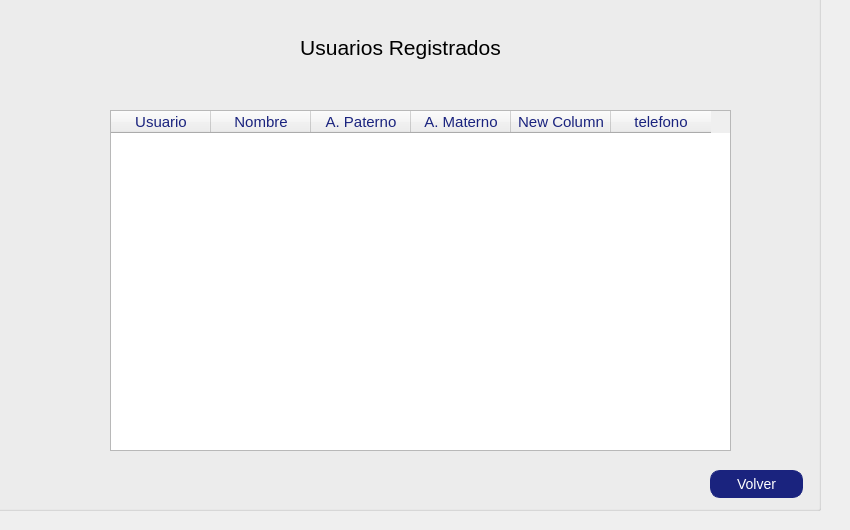
    <widget class="QWidget" name="Registrados">
     <widget class="QGroupBox" name="groupBox_11">
      <property name="geometry">
       <rect>
        <x>-20</x>
        <y>-10</y>
        <width>841</width>
        <height>521</height>
       </rect>
      </property>
      <property name="title">
       <string/>
      </property>
      <widget class="QTableWidget" name="Autos">
       <property name="geometry">
        <rect>
         <x>130</x>
         <y>120</y>
         <width>621</width>
         <height>341</height>
        </rect>
       </property>
       <property name="baseSize">
        <size>
         <width>10</width>
         <height>10</height>
        </size>
       </property>
       <property name="styleSheet">
        <string notr="true">color:#1a237e;
font-size:15px</string>
       </property>
       <attribute name="horizontalHeaderCascadingSectionResizes">
        <bool>false</bool>
       </attribute>
       <attribute name="horizontalHeaderStretchLastSection">
        <bool>false</bool>
       </attribute>
       <attribute name="verticalHeaderCascadingSectionResizes">
        <bool>false</bool>
       </attribute>
       <attribute name="verticalHeaderStretchLastSection">
        <bool>false</bool>
       </attribute>
       <column>
        <property name="text">
         <string>Usuario</string>
        </property>
       </column>
       <column>
        <property name="text">
         <string>Nombre</string>
        </property>
       </column>
       <column>
        <property name="text">
         <string>A. Paterno</string>
        </property>
       </column>
       <column>
        <property name="text">
         <string>A. Materno</string>
        </property>
       </column>
       <column>
        <property name="text">
         <string>New Column</string>
        </property>
       </column>
       <column>
        <property name="text">
         <string>telefono</string>
        </property>
       </column>
      </widget>
      <widget class="QTextBrowser" name="textBrowser_15">
       <property name="geometry">
        <rect>
         <x>250</x>
         <y>40</y>
         <width>341</width>
         <height>51</height>
        </rect>
       </property>
       <property name="styleSheet">
        <string notr="true">background:transparent;
color:black;</string>
       </property>
       <property name="html">
        <string>&lt;!DOCTYPE HTML PUBLIC &quot;-//W3C//DTD HTML 4.0//EN&quot; &quot;http://www.w3.org/TR/REC-html40/strict.dtd&quot;&gt;
&lt;html&gt;&lt;head&gt;&lt;meta name=&quot;qrichtext&quot; content=&quot;1&quot; /&gt;&lt;style type=&quot;text/css&quot;&gt;
p, li { white-space: pre-wrap; }
&lt;/style&gt;&lt;/head&gt;&lt;body style=&quot; font-family:'rubik'; font-size:8.25pt; font-weight:400; font-style:normal;&quot;&gt;
&lt;p align=&quot;center&quot; style=&quot; margin-top:0px; margin-bottom:0px; margin-left:0px; margin-right:0px; -qt-block-indent:0; text-indent:0px;&quot;&gt;&lt;span style=&quot; font-size:16pt;&quot;&gt;Usuarios Registrados&lt;/span&gt;&lt;/p&gt;&lt;/body&gt;&lt;/html&gt;</string>
       </property>
      </widget>
      <widget class="QPushButton" name="volverregdos">
       <property name="geometry">
        <rect>
         <x>730</x>
         <y>480</y>
         <width>93</width>
         <height>28</height>
        </rect>
       </property>
       <property name="styleSheet">
        <string notr="true">QPushButton{
color: white;
background-color: #1a237e;
font-size:14px;
border: 1px solid #1a237e;
border-radius: 10px; 
padding: 2px 4px;
}</string>
       </property>
       <property name="text">
        <string>Volver</string>
       </property>
      </widget>
     </widget>
    </widget>
